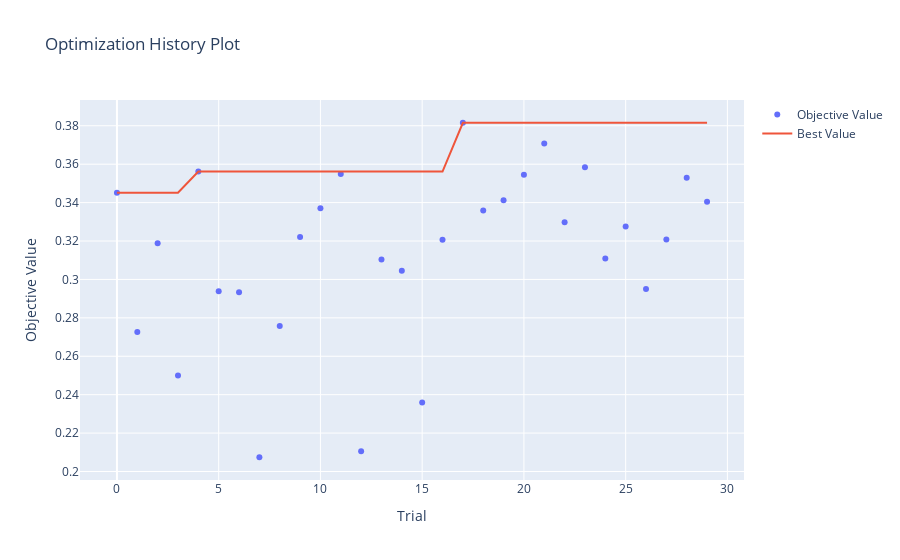
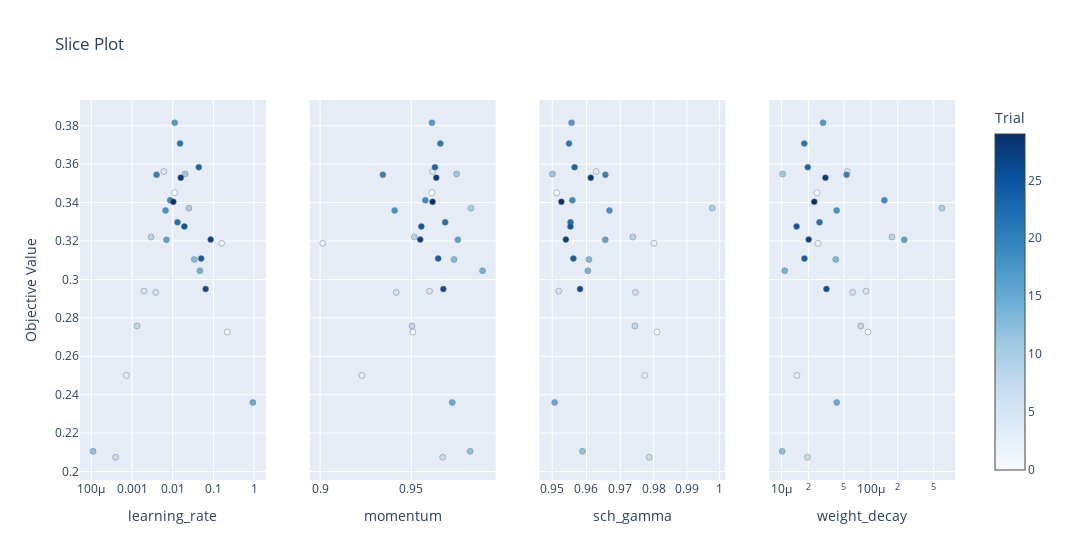

Here is the notebook cell these charts were saved with, in order:
### Code cell
study = joblib.load(
    os.path.join(
        os.pardir,
        "RAW",
        "optuna_studies",
        "AD_h_opt_ASD_WDCNN_acc.pkl",
    )
)

best_trials = optuna.create_study()
for trial in sorted(study.trials, key=lambda t: t.value, reverse=True)[:8]:
    best_trials.add_trial(trial)

study_info(study)

fig = optuna.visualization.plot_optimization_history(study)
fig.show()
optuna.visualization.plot_slice(study)

### Figure 1 — Plotly figure (JSON) as saved in the notebook; plotly's stock layout.template omitted (floating-point values rounded to 4 significant figures)
{"data": [{"mode": "markers", "name": "Objective Value", "type": "scatter", "x": [0, 1, 2, 3, 4, 5, 6, 7, 8, 9, 10, 11, 12, 13, 14, 15, 16, 17, 18, 19, 20, 21, 22, 23, 24, 25, 26, 27, 28, 29], "y": [0.3451, 0.2726, 0.3188, 0.25, 0.3562, 0.2939, 0.2933, 0.2074, 0.2758, 0.3221, 0.3371, 0.3549, 0.2105, 0.3104, 0.3045, 0.236, 0.3206, 0.3816, 0.3359, 0.3412, 0.3545, 0.3707, 0.3297, 0.3584, 0.3109, 0.3276, 0.295, 0.3207, 0.353, 0.3404]}, {"mode": "lines", "name": "Best Value", "type": "scatter", "x": [0, 1, 2, 3, 4, 5, 6, 7, 8, 9, 10, 11, 12, 13, 14, 15, 16, 17, 18, 19, 20, 21, 22, 23, 24, 25, 26, 27, 28, 29], "y": [0.3451, 0.3451, 0.3451, 0.3451, 0.3562, 0.3562, 0.3562, 0.3562, 0.3562, 0.3562, 0.3562, 0.3562, 0.3562, 0.3562, 0.3562, 0.3562, 0.3562, 0.3816, 0.3816, 0.3816, 0.3816, 0.3816, 0.3816, 0.3816, 0.3816, 0.3816, 0.3816, 0.3816, 0.3816, 0.3816]}, {"marker": {"color": "#cccccc"}, "mode": "markers", "name": "Infeasible Trial", "showlegend": false, "type": "scatter", "x": [], "y": []}], "layout": {"title": {"text": "Optimization History Plot"}, "xaxis": {"title": {"text": "Trial"}}, "yaxis": {"title": {"text": "Objective Value"}}}}

### Figure 2 — Plotly figure (JSON) as saved in the notebook; plotly's stock layout.template omitted (floating-point values rounded to 4 significant figures)
{"data": [{"marker": {"color": [0, 1, 2, 3, 4, 5, 6, 7, 8, 9, 10, 11, 12, 13, 14, 15, 16, 17, 18, 19, 20, 21, 22, 23, 24, 25, 26, 27, 28, 29], "colorbar": {"title": {"text": "Trial"}, "x": 1, "xpad": 40}, "colorscale": [[0, "rgb(247,251,255)"], [0.125, "rgb(222,235,247)"], [0.25, "rgb(198,219,239)"], [0.375, "rgb(158,202,225)"], [0.5, "rgb(107,174,214)"], [0.625, "rgb(66,146,198)"], [0.75, "rgb(33,113,181)"], [0.875, "rgb(8,81,156)"], [1, "rgb(8,48,107)"]], "line": {"color": "Grey", "width": 0.5}, "showscale": true}, "mode": "markers", "showlegend": false, "type": "scatter", "x": [0.01108, 0.2193, 0.1588, 0.0007258, 0.006023, 0.001973, 0.003811, 0.0003943, 0.001333, 0.002921, 0.025, 0.02024, 0.00011, 0.03392, 0.04659, 0.9351, 0.007047, 0.01122, 0.006649, 0.008683, 0.004013, 0.01515, 0.01309, 0.04374, 0.05009, 0.01936, 0.0645, 0.08565, 0.01577, 0.01036], "xaxis": "x", "y": [0.3451, 0.2726, 0.3188, 0.25, 0.3562, 0.2939, 0.2933, 0.2074, 0.2758, 0.3221, 0.3371, 0.3549, 0.2105, 0.3104, 0.3045, 0.236, 0.3206, 0.3816, 0.3359, 0.3412, 0.3545, 0.3707, 0.3297, 0.3584, 0.3109, 0.3276, 0.295, 0.3207, 0.353, 0.3404], "yaxis": "y"}, {"marker": {"color": [0, 1, 2, 3, 4, 5, 6, 7, 8, 9, 10, 11, 12, 13, 14, 15, 16, 17, 18, 19, 20, 21, 22, 23, 24, 25, 26, 27, 28, 29], "colorbar": {"title": {"text": "Trial"}, "x": 1, "xpad": 40}, "colorscale": [[0, "rgb(247,251,255)"], [0.125, "rgb(222,235,247)"], [0.25, "rgb(198,219,239)"], [0.375, "rgb(158,202,225)"], [0.5, "rgb(107,174,214)"], [0.625, "rgb(66,146,198)"], [0.75, "rgb(33,113,181)"], [0.875, "rgb(8,81,156)"], [1, "rgb(8,48,107)"]], "line": {"color": "Grey", "width": 0.5}, "showscale": false}, "mode": "markers", "showlegend": false, "type": "scatter", "x": [0.9613, 0.9509, 0.9014, 0.9229, 0.9617, 0.96, 0.9418, 0.9672, 0.9504, 0.9517, 0.9827, 0.9749, 0.9823, 0.9734, 0.9891, 0.9725, 0.9755, 0.9613, 0.9409, 0.9577, 0.9344, 0.9659, 0.9686, 0.963, 0.9648, 0.9555, 0.9676, 0.9549, 0.9637, 0.9617], "xaxis": "x2", "y": [0.3451, 0.2726, 0.3188, 0.25, 0.3562, 0.2939, 0.2933, 0.2074, 0.2758, 0.3221, 0.3371, 0.3549, 0.2105, 0.3104, 0.3045, 0.236, 0.3206, 0.3816, 0.3359, 0.3412, 0.3545, 0.3707, 0.3297, 0.3584, 0.3109, 0.3276, 0.295, 0.3207, 0.353, 0.3404], "yaxis": "y2"}, {"marker": {"color": [0, 1, 2, 3, 4, 5, 6, 7, 8, 9, 10, 11, 12, 13, 14, 15, 16, 17, 18, 19, 20, 21, 22, 23, 24, 25, 26, 27, 28, 29], "colorbar": {"title": {"text": "Trial"}, "x": 1, "xpad": 40}, "colorscale": [[0, "rgb(247,251,255)"], [0.125, "rgb(222,235,247)"], [0.25, "rgb(198,219,239)"], [0.375, "rgb(158,202,225)"], [0.5, "rgb(107,174,214)"], [0.625, "rgb(66,146,198)"], [0.75, "rgb(33,113,181)"], [0.875, "rgb(8,81,156)"], [1, "rgb(8,48,107)"]], "line": {"color": "Grey", "width": 0.5}, "showscale": false}, "mode": "markers", "showlegend": false, "type": "scatter", "x": [0.9513, 0.981, 0.9801, 0.9773, 0.9629, 0.9519, 0.9745, 0.9787, 0.9744, 0.9738, 0.9977, 0.95, 0.9588, 0.9607, 0.9604, 0.9507, 0.9656, 0.9556, 0.9668, 0.9559, 0.9656, 0.9549, 0.9553, 0.9565, 0.9562, 0.9553, 0.9581, 0.954, 0.9613, 0.9527], "xaxis": "x3", "y": [0.3451, 0.2726, 0.3188, 0.25, 0.3562, 0.2939, 0.2933, 0.2074, 0.2758, 0.3221, 0.3371, 0.3549, 0.2105, 0.3104, 0.3045, 0.236, 0.3206, 0.3816, 0.3359, 0.3412, 0.3545, 0.3707, 0.3297, 0.3584, 0.3109, 0.3276, 0.295, 0.3207, 0.353, 0.3404], "yaxis": "y3"}, {"marker": {"color": [0, 1, 2, 3, 4, 5, 6, 7, 8, 9, 10, 11, 12, 13, 14, 15, 16, 17, 18, 19, 20, 21, 22, 23, 24, 25, 26, 27, 28, 29], "colorbar": {"title": {"text": "Trial"}, "x": 1, "xpad": 40}, "colorscale": [[0, "rgb(247,251,255)"], [0.125, "rgb(222,235,247)"], [0.25, "rgb(198,219,239)"], [0.375, "rgb(158,202,225)"], [0.5, "rgb(107,174,214)"], [0.625, "rgb(66,146,198)"], [0.75, "rgb(33,113,181)"], [0.875, "rgb(8,81,156)"], [1, "rgb(8,48,107)"]], "line": {"color": "Grey", "width": 0.5}, "showscale": false}, "mode": "markers", "showlegend": false, "type": "scatter", "x": [2.499e-05, 9.301e-05, 2.559e-05, 1.488e-05, 5.46e-05, 8.831e-05, 6.246e-05, 1.956e-05, 7.715e-05, 0.0001721, 0.0006249, 1.032e-05, 1.017e-05, 4.045e-05, 1.087e-05, 4.153e-05, 0.0002366, 2.919e-05, 4.141e-05, 0.0001417, 5.356e-05, 1.802e-05, 2.665e-05, 1.968e-05, 1.808e-05, 1.477e-05, 3.186e-05, 2.016e-05, 3.108e-05, 2.33e-05], "xaxis": "x4", "y": [0.3451, 0.2726, 0.3188, 0.25, 0.3562, 0.2939, 0.2933, 0.2074, 0.2758, 0.3221, 0.3371, 0.3549, 0.2105, 0.3104, 0.3045, 0.236, 0.3206, 0.3816, 0.3359, 0.3412, 0.3545, 0.3707, 0.3297, 0.3584, 0.3109, 0.3276, 0.295, 0.3207, 0.353, 0.3404], "yaxis": "y4"}], "layout": {"title": {"text": "Slice Plot"}, "width": 1200, "xaxis": {"anchor": "y", "domain": [0, 0.2125], "title": {"text": "learning_rate"}, "type": "log"}, "xaxis2": {"anchor": "y2", "domain": [0.2625, 0.475], "title": {"text": "momentum"}}, "xaxis3": {"anchor": "y3", "domain": [0.525, 0.7375], "title": {"text": "sch_gamma"}, "type": "log"}, "xaxis4": {"anchor": "y4", "domain": [0.7875, 1], "title": {"text": "weight_decay"}, "type": "log"}, "yaxis": {"anchor": "x", "domain": [0, 1], "title": {"text": "Objective Value"}}, "yaxis2": {"anchor": "x2", "domain": [0, 1], "matches": "y", "showticklabels": false}, "yaxis3": {"anchor": "x3", "domain": [0, 1], "matches": "y", "showticklabels": false}, "yaxis4": {"anchor": "x4", "domain": [0, 1], "matches": "y", "showticklabels": false}}}
